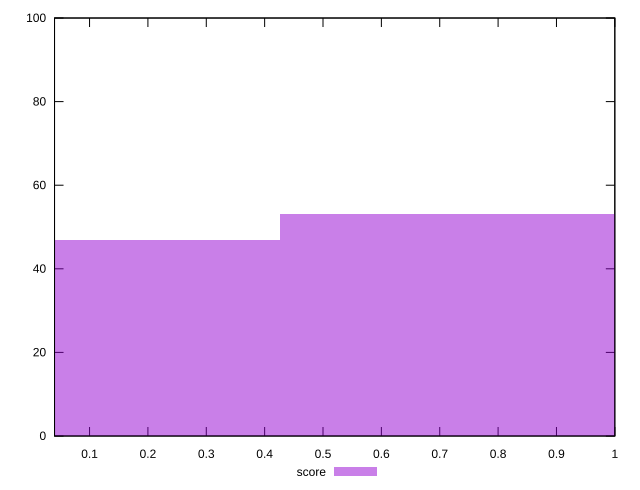

gnuplot code for this plot:
reset

$score <<EOF
0 47
0.8539072655569124 53
EOF

set key outside below
set boxwidth 0.8539072655569124
set xrange [0.04:1]
set yrange [0:100]
set trange [0:100]
set style fill transparent solid 0.5 noborder
set terminal svg size 640, 490 enhanced background rgb 'white'
set output "reports/report_00028_2021-02-24T12-49-42.674Z/speed-index/samples/agenda/score/histogram.svg"

plot $score title "score" with boxes

reset
